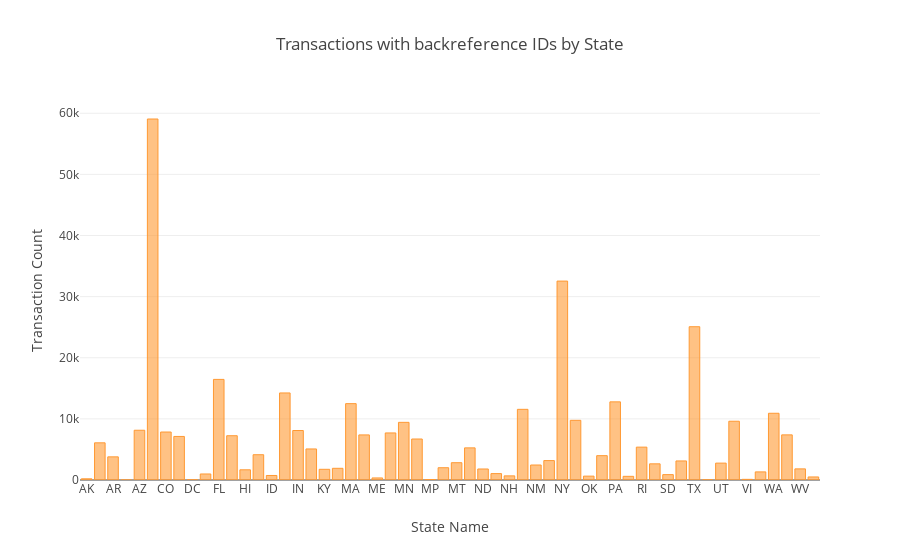

The code cell stored with this chart in its notebook:
### Code cell
#States with transactions that have backreference ids

df1= df.dropna(subset=['bac_ref_id']) #to find all rows that have a back reference ID and remove those that are null
df1['counter']=1 #to get the total after grouping the reference IDS
df1=df1.groupby(['can_off_sta'],as_index=False).sum() #groups the rows based on can_off_sta and generatates the sum
df1=df1.drop(['ele_yea','can_off_dis','dis_amo'], axis=1) #drops the specified columns
layout=go.Layout(title="Transactions with backreference IDs by State", xaxis={'title':'State Name'}, yaxis={'title':'Transaction Count'}) #Sets the custom layout 
df1.iplot(kind='bar',x='can_off_sta',y='counter',layout=layout) #plots the graph

### Figure 1 — Plotly figure (JSON) as saved in the notebook; plotly's stock layout.template omitted (floating-point values rounded to 4 significant figures)
{"data": [{"marker": {"color": "rgba(255, 153, 51, 0.6)", "line": {"color": "rgba(255, 153, 51, 1.0)", "width": 1}}, "name": "counter", "orientation": "v", "text": "", "type": "bar", "x": ["AK", "AL", "AR", "AS", "AZ", "CA", "CO", "CT", "DC", "DE", "FL", "GA", "HI", "IA", "ID", "IL", "IN", "KS", "KY", "LA", "MA", "MD", "ME", "MI", "MN", "MO", "MP", "MS", "MT", "NC", "ND", "NE", "NH", "NJ", "NM", "NV", "NY", "OH", "OK", "OR", "PA", "PR", "RI", "SC", "SD", "TN", "TX", "US", "UT", "VA", "VI", "VT", "WA", "WI", "WV", "WY"], "y": [194, 6083, 3787, 4, 8141, 59061, 7850, 7125, 29, 987, 16459, 7243, 1669, 4136, 739, 14243, 8099, 5079, 1749, 1912, 12491, 7376, 337, 7698, 9432, 6707, 82, 2008, 2829, 5257, 1802, 1047, 676, 11561, 2452, 3175, 32544, 9764, 633, 3982, 12785, 600, 5377, 2646, 879, 3116, 25078, 21, 2762, 9613, 107, 1326, 10918, 7383, 1819, 497]}], "layout": {"title": "Transactions with backreference IDs by State", "xaxis": {"title": "State Name"}, "yaxis": {"title": "Transaction Count"}}}
